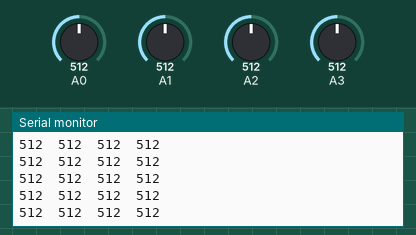
Recording of a sketch running on a simulated Arduino Uno, built with avr-gcc and run on an emulated ATmega328P. On the bench: the last lines printed to the serial monitor. Inputs (shaded band) come from the test bench; at power-on: A1 = 512, A0 = 512, A2 = 512, A3 = 512.

Above: at 4.2 s.
4.3 s: A1 set to 105
At 5.1 s:
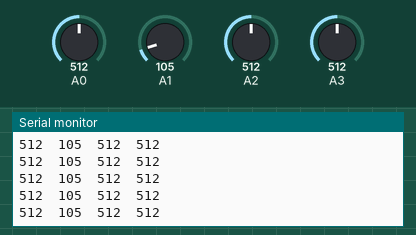
7.3 s: A1 set to 90
At 8.0 s:
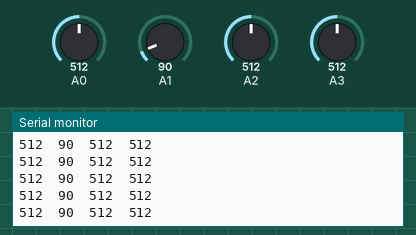
8.8 s: A0 set to 108
At 9.9 s:
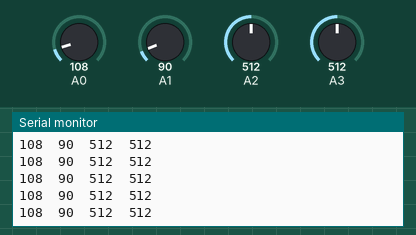
10.3 s: A0 set to 93
At 10.9 s:
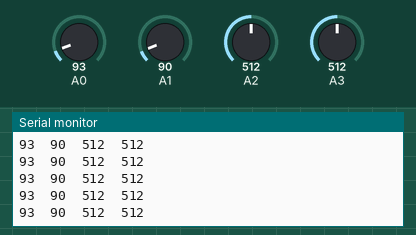
Timing chart, 0 to 13.3 s (numbered marks = the images above; inputs shaded):
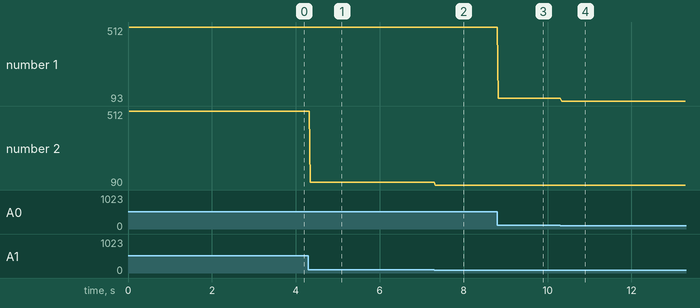

The sketch:

Pressure_Matrix.ino
```cpp
#define NUM_READS 50


int velo0 = 0, velo1 = 1, velo2 = 2, velo3 = 3;


void setup() {
  // put your setup code here, to run once:
  Serial.begin(9600);
}

void loop() {
  int read0 = readSensor(velo0);
  int read1 = readSensor(velo1);
  int read2 = readSensor(velo2);
  int read3 = readSensor(velo3);
  Serial.print(read0,DEC); Serial.print("\t");
  Serial.print(read1,DEC); Serial.print("\t");
  Serial.print(read2,DEC); Serial.print("\t");
  Serial.println(read3,DEC);

}

int readSensor(int sensorpin){
   // read multiple values and sort them to take the mode
   int sortedValues[NUM_READS];
   for(int i=0;i<NUM_READS;i++){
     int value = analogRead(sensorpin);
     int j;
     if(value<sortedValues[0] || i==0){
        j=0; //insert at first position
     }
     else{
       for(j=1;j<i;j++){
          if(sortedValues[j-1]<=value && sortedValues[j]>=value){
            // j is insert position
            break;
          }
       }
     }
     for(int k=i;k>j;k--){
       // move all values higher than current reading up one position
       sortedValues[k]=sortedValues[k-1];
     }
     sortedValues[j]=value; //insert current reading
   }
   //return scaled mode of 10 values
   float returnval = 0;
   for(int i=NUM_READS/2-5;i<(NUM_READS/2+5);i++){
     returnval +=sortedValues[i];
   }
   return returnval/10;  //returns voltage values)
}
```

Measured:
- after the input at 4.3 s, the serial monitor: prints a new line at once (image 1)
- after the input at 7.3 s, the serial monitor: prints a new line at once (image 2)
- after the input at 8.8 s, the serial monitor: prints a new line at once (image 3)
- after the input at 10.3 s, the serial monitor: prints a new line at once (image 4)
- plotted number 1: 512 → 108 after the input at 8.8 s, 108 → 93 after the input at 10.3 s
- plotted number 2: 512 → 105 after the input at 4.3 s, 105 → 90 after the input at 7.3 s
